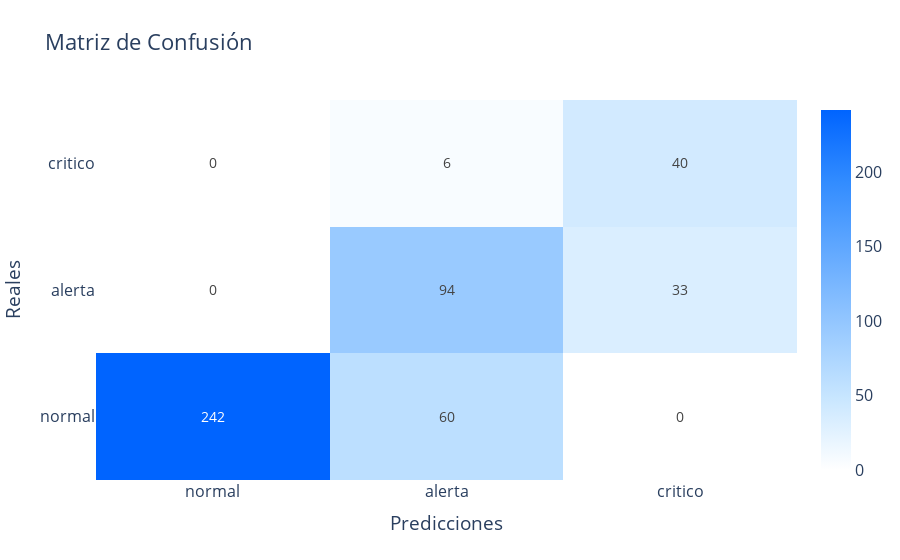

Here is the notebook cell this chart was saved with:
### Markdown cell above
## ***Evaluación del Sistema***

### Code cell
# Definir los niveles y los rangos para mapeo de predicciones crisp y etiquetas reales
def mapear_estado(valor_crisp):
    if 0 <= valor_crisp <= 4:
        return "normal"
    elif 4 < valor_crisp <= 8:
        return "alerta"
    elif 8 < valor_crisp <= 10:
        return "critico"
    else:
        return "desconocido"

# Mapear las etiquetas reales en el DataFrame
df['estado_mapeado'] = df['estado'].apply(mapear_estado)

# Crear listas de las entradas y la salida real desde el DataFrame
inputs_presion = df['presion'].tolist()
inputs_amperaje = df['amperaje'].tolist()
inputs_vibraciones = df['vibraciones'].tolist()
inputs_temperatura = df['temperatura'].tolist()
inputs_alineacion = df['alineacion'].tolist()
y_true = df['estado_mapeado'].tolist()  # Etiquetas reales mapeadas

# Crear una lista para almacenar las predicciones del sistema difuso
y_pred = []

# Realizar inferencia para todas las muestras
for i in range(len(df)):
    try:
        # Asignar entradas al sistema difuso
        simulador.input['presion'] = inputs_presion[i]
        simulador.input['amperaje'] = inputs_amperaje[i]
        simulador.input['vibraciones'] = inputs_vibraciones[i]
        simulador.input['temperatura'] = inputs_temperatura[i]
        simulador.input['alineacion'] = inputs_alineacion[i]
        
        # Realizar inferencia
        simulador.compute()
        valor_crisp = simulador.output["estado"]
        
        # Mapear el valor crisp a un nivel lingüístico
        estado_predicho = mapear_estado(valor_crisp)
        y_pred.append(estado_predicho)
    except Exception as e:
        print(f"Error en la fila {i}: {e}")
        y_pred.append("desconocido")  # Etiqueta para errores

# Asegurarse de que ambas listas (y_true, y_pred) sean consistentes
if len(y_true) != len(y_pred):
    print("Error: Las listas de etiquetas reales y predichas tienen tamaños diferentes.")

# Calcular la matriz de confusión
etiquetas = ["normal", "alerta", "critico"] 
matriz_confusion = confusion_matrix(y_true, y_pred, labels=etiquetas)

# Crear un DataFrame para la matriz de confusión
df_confusion = pd.DataFrame(matriz_confusion, index=etiquetas, columns=etiquetas)


display("Matriz de Confusión:")
display(df_confusion)


custom_colorscale = [
    [0.0, 'rgb(255, 255, 255)'],  # Blanco para valores bajos
    [0.2, 'rgb(200, 230, 255)'],  # Azul claro
    [0.4, 'rgb(150, 200, 255)'],  # Azul medio
    [0.6, 'rgb(100, 170, 255)'],  # Azul más fuerte
    [0.8, 'rgb(50, 140, 255)'],   # Azul intenso
    [1.0, 'rgb(0, 100, 255)']     # Azul oscuro para valores altos
]


# Visualizar gráficamente la matriz de confusión con los nuevos colores
fig = go.Figure(data=go.Heatmap(
    z=matriz_confusion,
    x=etiquetas,
    y=etiquetas,
    colorscale=custom_colorscale,  
    text=matriz_confusion, 
    texttemplate="%{text}",
    textfont={"size": 14}
))
fig.update_layout(
    title='Matriz de Confusión',
    xaxis_title='Predicciones',
    yaxis_title='Reales',
    font=dict(size=16)
)
fig.show()

### Figure 1 — Plotly figure (JSON) as saved in the notebook; plotly's stock layout.template omitted (floating-point values rounded to 4 significant figures)
{"data": [{"colorscale": [[0, "rgb(255, 255, 255)"], [0.2, "rgb(200, 230, 255)"], [0.4, "rgb(150, 200, 255)"], [0.6, "rgb(100, 170, 255)"], [0.8, "rgb(50, 140, 255)"], [1, "rgb(0, 100, 255)"]], "text": [[242, 60, 0], [0, 94, 33], [0, 6, 40]], "textfont": {"size": 14}, "texttemplate": "%{text}", "type": "heatmap", "x": ["normal", "alerta", "critico"], "y": ["normal", "alerta", "critico"], "z": [[242, 60, 0], [0, 94, 33], [0, 6, 40]]}], "layout": {"font": {"size": 16}, "title": {"text": "Matriz de Confusión"}, "xaxis": {"title": {"text": "Predicciones"}}, "yaxis": {"title": {"text": "Reales"}}}}
